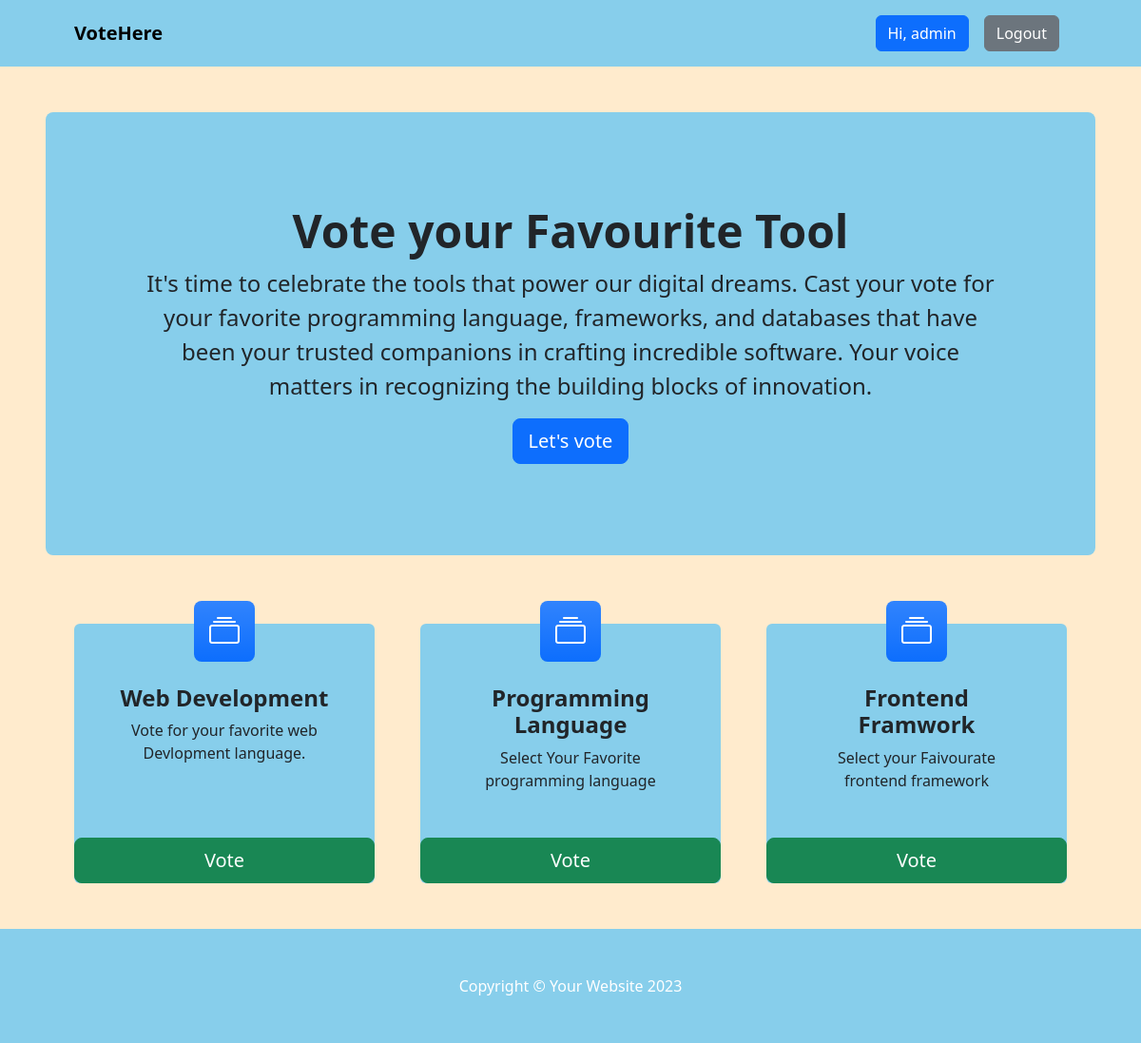
/ (signed in), run on the app's committed database.
### voteapp/models.py (models this page shows, shortened)
class Category(models.Model):
    title = models.CharField(max_length=200)
    slug = models.SlugField(blank=True, null=True)
    description = models.TextField(blank=True, null=True)
    total_vote = models.IntegerField(default=0)
    voters = models.ManyToManyField(User, blank=True)

### voteapp/views.py (the view)
# urls.py: path("", views.index, name="index"),
def index(request):
    categories = Category.objects.all()
    context = {"categories":categories}
    return render(request, "index.html", context)

### voteapp/templates/index.html
{% extends 'base.html' %}
{% block content %}
<header class="py-5" >
    <div class="container-fluid px-lg-5">
        <div class="p-4 p-lg-5 rounded-3 text-center" style="background: skyblue;">
            <div class="m-4 m-lg-5">
                <h1 class="display-5 fw-bold">Vote your Favourite Tool</h1>
                <p class="fs-4">It's time to celebrate the tools that power our digital dreams. Cast your vote for your
                    favorite programming language, frameworks, and databases
                    that have been your trusted companions in crafting incredible software.
                    Your voice matters in recognizing the building blocks of innovation.</p>
                <a class="btn btn-primary btn-lg" href="#votingSection">Let's vote</a>
            </div>
        </div>
    </div>
</header>
<section class="pt-4" id="votingSection">
    <div class="container px-lg-5">
        <div class="row gx-lg-5">
            {% for category in categories %}
            <div class="col-lg-4 col-xxl-3 mb-5">
                <div class="card border-0 h-100" style="background: skyblue;">
                    <div class="card-body text-center p-4 p-lg-5 pt-0 pt-lg-0">
                        <div class="feature bg-primary bg-gradient text-white rounded-3 mb-4 mt-n4"><i
                                class="bi bi-collection"></i></div>
                        <h2 class="fs-4 fw-bold">{{category.title}}</h2>
                        <p class="mb-0">{{category.description | truncatechars:100}}</p>
                    </div>
                <a class="btn btn-success btn-lg" href="{% url 'detail' category.slug  %}">Vote</a>
                </div>
            </div>
            {% endfor %}
        </div>
    </div>
</section>
{% endblock content %}

### voteapp/templates/base.html (shortened to what this page needs)
<!DOCTYPE html>
{% load static %}
<html lang="en">
<head>
    <link href="https://cdn.jsdelivr.net/npm/bootstrap-icons@1.4.1/font/bootstrap-icons.css" rel="stylesheet" />
    <link rel="stylesheet" href="{% static 'css/bootstrap.css' %}">
    <link rel="stylesheet" href="{% static 'css/style.css' %}">
</head>
<body style="background: blanchedalmond;">
     <nav class="navbar navbar-expand-lg navbar-dark" style="background:skyblue">
        <div class="container px-lg-5">
            <a class="navbar-brand text-black bold" href="{% url 'index'  %}"><strong>VoteHere</strong></a>
            <div class="collapse navbar-collapse" id="navbarSupportedContent">
                <ul class="navbar-nav ms-auto mb-2 mb-lg-0">
                    {% if request.user.is_authenticated %}
                    <li class="nav-item"><a class="nav-link" href="#"><button class="btn btn-primary">Hi, {{request.user.username}}</button></a></li>
                    <li class="nav-item"><a class="nav-link" href="{% url 'logout' %}"><button class="btn btn-secondary">Logout</button></a></li>
                    {% else %}
                    <li class="nav-item"><a class="nav-link" href="{% url 'signin' %}"><button class="btn btn-primary">Login</button></a></li>
                    <li class="nav-item"><a class="nav-link" href="{% url 'signup' %}"><button class="btn btn-primary">SignUp</button></a></li>
                    {% endif %}
                </ul>
            </div>
        </div>
    </nav>
    {% block content %}
    {% endblock content %}
     <footer class="py-5" style="background:skyblue;">
        <div class="container"><p class="m-0 text-center text-white">Copyright &copy; Your Website 2023</p></div>
    </footer>
</body>
</html>

### voteapp/static/css/style.css (style rules this page uses)
* { box-sizing: border-box; }

### data on the page
Category: title "Web Development", description "Vote for your favorite web Devlopment language."
Category: title "Programming Language", description "Select Your Favorite programming language"
Category: title "Frontend Framwork", description "Select your Faivourate frontend framework"

### other printed values
{{ request.user.username }} "admin"
